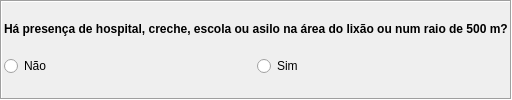
        <widget class="QFrame" name="frame_50">
         <property name="sizePolicy">
          <sizepolicy hsizetype="Preferred" vsizetype="Fixed">
           <horstretch>0</horstretch>
           <verstretch>0</verstretch>
          </sizepolicy>
         </property>
         <property name="frameShape">
          <enum>QFrame::Box</enum>
         </property>
         <property name="frameShadow">
          <enum>QFrame::Sunken</enum>
         </property>
         <layout class="QHBoxLayout" name="horizontalLayout_75" stretch="0">
          <property name="spacing">
           <number>2</number>
          </property>
          <property name="leftMargin">
           <number>2</number>
          </property>
          <property name="topMargin">
           <number>2</number>
          </property>
          <property name="rightMargin">
           <number>2</number>
          </property>
          <property name="bottomMargin">
           <number>2</number>
          </property>
          <item>
           <layout class="QVBoxLayout" name="verticalLayout_105">
            <property name="spacing">
             <number>2</number>
            </property>
            <item>
             <widget class="QLabel" name="lbHospitalCrecheEscolaAsilo">
              <property name="sizePolicy">
               <sizepolicy hsizetype="Preferred" vsizetype="Fixed">
                <horstretch>0</horstretch>
                <verstretch>0</verstretch>
               </sizepolicy>
              </property>
              <property name="text">
               <string>&lt;html&gt;&lt;head/&gt;&lt;body&gt;&lt;p align=&quot;justify&quot;&gt;&lt;span style=&quot; font-weight:600;&quot;&gt;Há presença de hospital, creche, escola ou asilo na área do lixão ou num raio de 500 m?&lt;/span&gt;&lt;/p&gt;&lt;/body&gt;&lt;/html&gt;</string>
              </property>
             </widget>
            </item>
            <item>
             <layout class="QGridLayout" name="gridLayout_2">
              <property name="verticalSpacing">
               <number>2</number>
              </property>
              <item row="0" column="0">
               <widget class="QRadioButton" name="rbHospitalCrecheEscolaAsilo_0">
                <property name="sizePolicy">
                 <sizepolicy hsizetype="Preferred" vsizetype="Fixed">
                  <horstretch>0</horstretch>
                  <verstretch>0</verstretch>
                 </sizepolicy>
                </property>
                <property name="text">
                 <string>Não</string>
                </property>
               </widget>
              </item>
              <item row="0" column="1">
               <widget class="QRadioButton" name="rbHospitalCrecheEscolaAsilo_1">
                <property name="sizePolicy">
                 <sizepolicy hsizetype="Preferred" vsizetype="Fixed">
                  <horstretch>0</horstretch>
                  <verstretch>0</verstretch>
                 </sizepolicy>
                </property>
                <property name="text">
                 <string>Sim</string>
                </property>
               </widget>
              </item>
             </layout>
            </item>
           </layout>
          </item>
         </layout>
        </widget>
